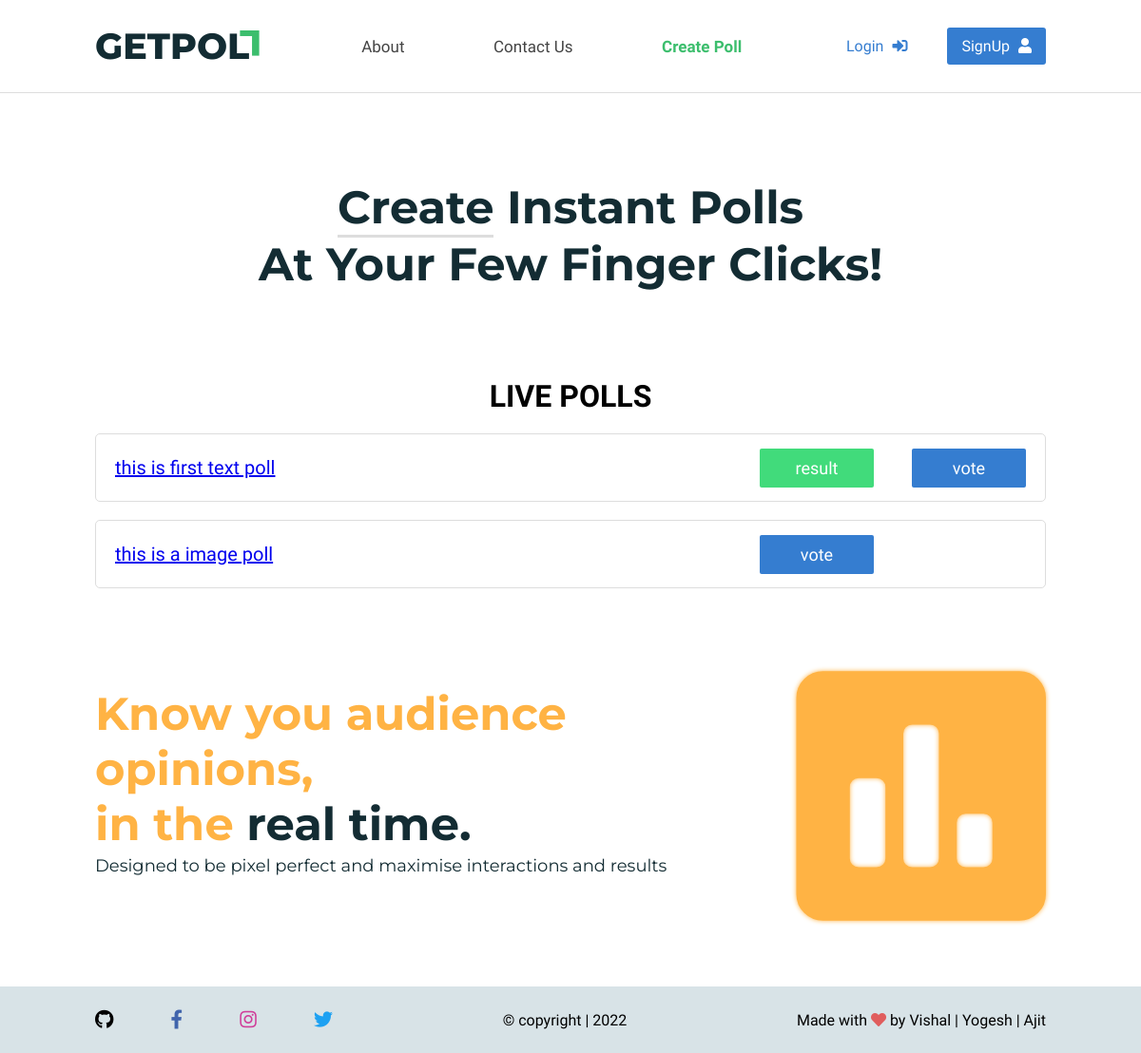
Before: / with the older database file.
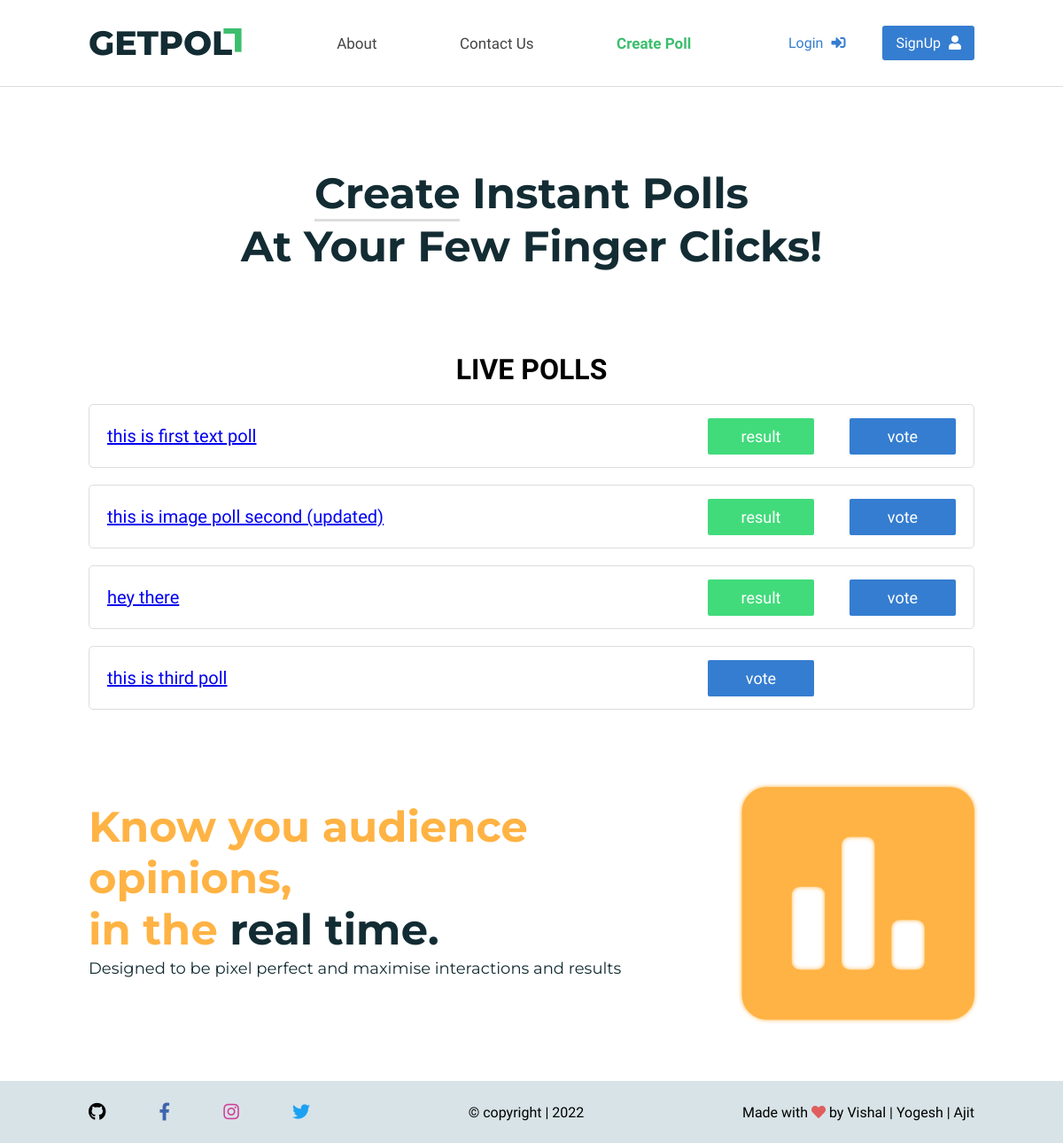
After: the same page with the newer database file.
### poll/models.py (models this page shows, shortened)
class Poll(models.Model):
    question = models.CharField(max_length=200)
    is_eligible = models.BooleanField(default=False)
    time = models.IntegerField(help_text="duration of the poll in minutes")
    user = models.ForeignKey(User, on_delete=models.CASCADE)
    created = models.DateTimeField(auto_now_add=True)

### poll/views.py (the view)
# urls.py: path('', views.PollListView.as_view(), name="home"),
class PollListView(ListView):
    model = Poll #object_list
    template_name = 'poll/main.html'
    ordering = ['-created']

### poll/templates/poll/main.html (shortened to what this page needs)
{% extends "poll/base.html" %}
{% load static %}
{% block content %}
<section class="upper-content">
    <p class="tagline"><a href="{% url 'create' %}">Create</a> Instant Polls <br> At Your Few Finger Clicks!</p>
</section>
<h1 style="text-align: center; margin-bottom: 20px;">LIVE POLLS</h1>
{% for poll in object_list %}
    <div class="card" style="z-index: 0;">
      <div class="card-body">
        <a class="question" href="{% url 'poll-detail' poll.id %}">{{poll.question}}</a>
        <div class="result-vote">
          {% if poll.is_eligible or poll.user == user %}
          <a class="result" href="{% url 'result' poll.id%}">result</a>
          {% endif %}
          <a class="vote" href="{% url 'poll-detail' poll.id%}">vote</a>
        </div>
      </div>
    </div>
    <br>
{% endfor %}
<section class="middle-content">
  <p class="p1">Know you audience opinions,<br>in the <span>real time.</span><br>
  <span class="p2">Designed to be pixel perfect and maximise interactions and results</span>
  </p>
  <i class="fas fa-poll"></i>
</section>
{% endblock content %}

Changed rows visible on the page:
removed Poll: question "this is a image poll"
added Poll: question "this is image poll second (updated)", is_eligible "result"
added Poll: question "hey there", is_eligible "result"
added Poll: question "this is third poll"
